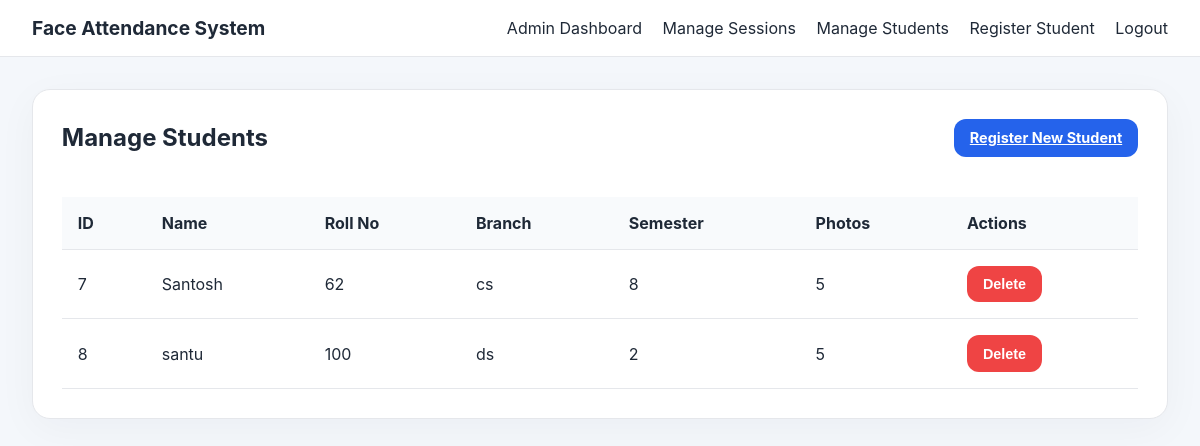
/admin/students (signed in), run on an earlier commit of the app's database.
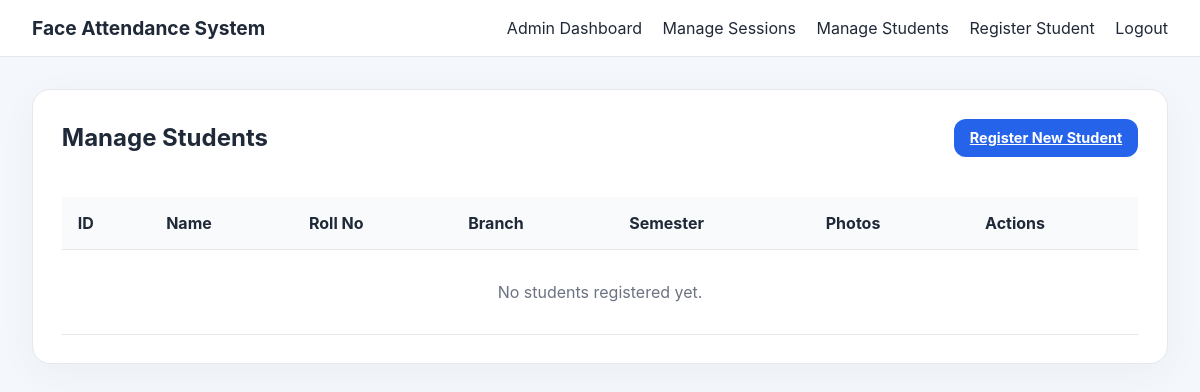
And on a later commit of the database.
### tables this page shows
CREATE TABLE students(
        id INTEGER PRIMARY KEY,
        name TEXT,
        roll_no TEXT,
        branch TEXT,
        semester TEXT,
        photo_count INTEGER DEFAULT 0
    , password TEXT);

### app.py (the view)
@app.route('/admin/students')
def admin_students():
    if not session.get('admin_user'):
        return redirect(url_for('login'))
    students = query_db('SELECT * FROM students')
    return render_template('admin_students.html', students=students)

### app.py (called while the page is built)
def get_db_connection():
    conn = sqlite3.connect(DATABASE_PATH)
    conn.row_factory = sqlite3.Row
    return conn

def query_db(query, args=(), one=False):
    conn = get_db_connection()
    cursor = conn.execute(query, args)
    rows = cursor.fetchall()
    conn.close()
    return rows[0] if one and rows else rows

@app.before_request
def restrict_access():
    allowed_routes = ['home', 'login', 'student_login', 'student_register', 'static', 'test_image', 'get_active_sessions']
    if request.endpoint in allowed_routes or not request.endpoint:
        return
    if request.path.startswith('/admin/'):
        if session.get('user_type') != 'admin':
            flash('Admin access required', 'error')
            return redirect(url_for('login'))
    if request.path.startswith('/student/'):
        protected_student_routes = ['student_history', 'student_attend']
        if request.endpoint in protected_student_routes and session.get('user_type') != 'student':
            flash('Student login required', 'error')
            return redirect(url_for('student_login'))

### templates/admin_students.html
{% extends 'base.html' %}
{% block content %}
<div class="card wide-card">
    <div style="display: flex; justify-content: space-between; align-items: center; margin-bottom: 1.5rem;">
        <h2 style="margin: 0;">Manage Students</h2>
        <a href="{{ url_for('student_register') }}" class="button small">Register New Student</a>
    </div>
    <div class="table-container" style="overflow-x: auto;">
        <table>
            <thead>
                <tr>
                    <th>ID</th>
                    <th>Name</th>
                    <th>Roll No</th>
                    <th>Branch</th>
                    <th>Semester</th>
                    <th>Photos</th>
                    <th>Actions</th>
                </tr>
            </thead>
            <tbody>
                {% for student in students %}
                <tr>
                    <td>{{ student.id }}</td>
                    <td>{{ student.name }}</td>
                    <td>{{ student.roll_no }}</td>
                    <td>{{ student.branch }}</td>
                    <td>{{ student.semester }}</td>
                    <td>{{ student.photo_count }}</td>
                    <td>
                        <form action="{{ url_for('delete_student', student_id=student.id) }}" method="POST" style="display: inline;" onsubmit="return confirm('Are you sure you want to delete this student? All attendance records and face data will be permanently removed.');">
                            <button type="submit" class="button small warning">Delete</button>
                        </form>
                    </td>
                </tr>
                {% else %}
                <tr>
                    <td colspan="7" style="text-align: center; padding: 2rem; color: var(--muted);">No students registered yet.</td>
                </tr>
                {% endfor %}
            </tbody>
        </table>
    </div>
</div>
{% endblock %}

What changed in the data, as far as the page shows it:
removed students: id "7", name "Santosh", roll_no "62", branch "cs", semester "8", photo_count "5"
removed students: id "8", name "santu", roll_no "100", branch "ds", semester "2", photo_count "5"
Also different on the page:
text now shown: "No students registered yet."
